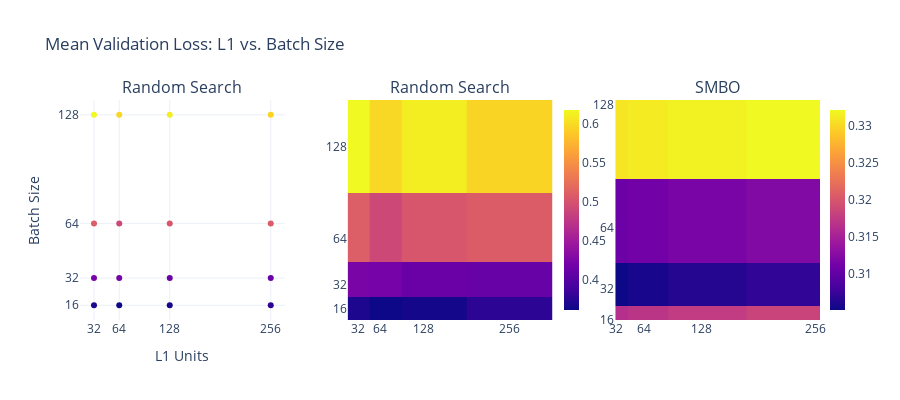

Notebook cell for this chart:
### Markdown cell above
<p style="color: #ff6900; font-weight: bold; font-size: 25px;">Units in Layer 1 vs. Batch Size</p>

- \# of _Units in Layer 1_ does have very little influence on results
- bigger _Batch Size_ with no other configuration changes requires more resources but does not help performance

### Code cell
# min = np.array(df_flat_e2['mean_val_loss']).min()
# max = np.array(df_flat_e2['mean_val_loss']).max()

fig = make_subplots(rows=1, cols=3, subplot_titles=["Random Search", "Random Search", "SMBO"], horizontal_spacing=0.085)

plot = go.Scatter(
    x=df_flat_e2['config.l1'], 
    y=df_flat_e2['config.batch_size'], 
    marker_color=df_flat_e2['mean_val_loss'], 
    mode='markers')
fig.add_trace(plot, row=1, col=1)

plot = go.Heatmap(
    z=[df_flat_e2[df_flat_e2['config.batch_size']==x]['mean_val_loss'].tolist() for x in df_flat_e2['config.batch_size'].unique()],
    x=df_flat_e2['config.l1'].unique(),
    y=df_flat_e2['config.batch_size'].unique(),
    #zsmooth='best',
    coloraxis='coloraxis'
)
fig.add_trace(plot, row=1, col=2)

def getHPIndex(name):
    map = [(i, x[0]) for i, x in enumerate(spotTuner_e8.print_importance(print_screen=False))]
    return [x[0] for x in map if x[1] == name][0]

# lower and upper
i = getHPIndex('l1')
j = getHPIndex('batch_size')
x = np.linspace(spotTuner_e8.lower[i], spotTuner_e8.upper[i], num=50)
y = np.linspace(spotTuner_e8.lower[j], spotTuner_e8.upper[j], num=50)
X, Y = meshgrid(x, y)
# Predict based on the optimized results
z0 = np.mean(np.array([spotTuner_e8.lower, spotTuner_e8.upper]), axis=0)
zz = array([spotTuner_e8.surrogate.predict(array([spotTuner_e8.chg(x, y, z0, i, j)])) for x, y in zip(ravel(X), ravel(Y))])
zs = zz[:, 0]
Z = zs.reshape(X.shape)
min_z = np.min(Z)
max_z = np.max(Z)
plot = go.Heatmap(
    z=Z,
    x=[2**val for val in x],
    y=[2**val for val in y],
    #zsmooth='best',
    coloraxis='coloraxis2'
)
fig.add_trace(plot, row=1, col=3)

fig.update_xaxes(
    title = 'L1 Units',
    tickmode = 'array',
    tickvals = df_flat_e2['config.l1'].unique(),
    row=1, col=1
)
fig.update_yaxes(
    title = 'Batch Size',
    tickmode = 'array',
    tickvals = df_flat_e2['config.batch_size'].unique(),
    row=1, col=1
)
fig.update_xaxes(
    tickmode = 'array',
    tickvals = df_flat_e2['config.l1'].unique(),
    row=1, col=2
)
fig.update_yaxes(
    tickmode = 'array',
    tickvals = df_flat_e2['config.batch_size'].unique(),
    row=1, col=2
)

fig.update_xaxes(
    tickmode = 'array',
    tickvals = df_flat_e2['config.l1'].unique(),
    row=1, col=3
)
fig.update_yaxes(
    tickmode = 'array',
    tickvals = df_flat_e2['config.batch_size'].unique(),
    row=1, col=3
)

fig.update_layout(coloraxis=dict(colorbar_x=0.64, colorbar_thickness=15),
                  coloraxis2=dict(colorbar_x=1, colorbar_thickness=15))

fig.update_layout(title='Mean Validation Loss: L1 vs. Batch Size', showlegend=False, width=900, height=400)
fig.show()

### Figure 1 — Plotly figure (JSON) as saved in the notebook; plotly's stock layout.template omitted (floating-point values rounded to 4 significant figures; data arrays with more than 128 entries replaced by an {"elided": "..."} marker saying what was removed)
{"data": [{"marker": {"color": [0.3689, 0.4234, 0.5096, 0.6176, 0.3611, 0.4206, 0.4904, 0.5968, 0.3645, 0.4127, 0.5024, 0.6112, 0.3771, 0.4103, 0.5081, 0.5951]}, "mode": "markers", "type": "scatter", "x": [32, 32, 32, 32, 64, 64, 64, 64, 128, 128, 128, 128, 256, 256, 256, 256], "xaxis": "x", "y": [16, 32, 64, 128, 16, 32, 64, 128, 16, 32, 64, 128, 16, 32, 64, 128], "yaxis": "y"}, {"coloraxis": "coloraxis", "type": "heatmap", "x": [32, 64, 128, 256], "xaxis": "x2", "y": [16, 32, 64, 128], "yaxis": "y2", "z": [[0.3689, 0.3611, 0.3645, 0.3771], [0.4234, 0.4206, 0.4127, 0.4103], [0.5096, 0.4904, 0.5024, 0.5081], [0.6176, 0.5968, 0.6112, 0.5951]]}, {"coloraxis": "coloraxis2", "type": "heatmap", "x": [32, 33.39, 34.83, 36.34, 37.92, 39.56, 41.28, 43.07, 44.94, 46.88, 48.92, 51.04, 53.25, 55.56, 57.97, 60.48, 63.1, 65.84, 68.69, 71.67, 74.78, 78.02, 81.4, 84.93, 88.61, 92.45, 96.46, 100.6, 105.0, 109.6, 114.3, 119.3, 124.4, 129.8, 135.5, 141.3, 147.4, 153.8, 160.5, 167.5, 174.7, 182.3, 190.2, 198.5, 207.1, 216.0, 225.4, 235.2, 245.4, 256], "xaxis": "x3", "y": [16, 16.69, 17.42, 18.17, 18.96, 19.78, 20.64, 21.53, 22.47, 23.44, 24.46, 25.52, 26.62, 27.78, 28.98, 30.24, 31.55, 32.92, 34.35, 35.83, 37.39, 39.01, 40.7, 42.46, 44.3, 46.23, 48.23, 50.32, 52.5, 54.78, 57.15, 59.63, 62.21, 64.91, 67.73, 70.66, 73.72, 76.92, 80.26, 83.73, 87.36, 91.15, 95.1, 99.23, 103.5, 108.0, 112.7, 117.6, 122.7, 128], "yaxis": "y3", "z": {"elided": "50x50 float values"}}], "layout": {"annotations": [{"font": {"size": 16}, "showarrow": false, "text": "Random Search", "x": 0.1383, "xanchor": "center", "xref": "paper", "y": 1, "yanchor": "bottom", "yref": "paper"}, {"font": {"size": 16}, "showarrow": false, "text": "Random Search", "x": 0.5, "xanchor": "center", "xref": "paper", "y": 1, "yanchor": "bottom", "yref": "paper"}, {"font": {"size": 16}, "showarrow": false, "text": "SMBO", "x": 0.8617, "xanchor": "center", "xref": "paper", "y": 1, "yanchor": "bottom", "yref": "paper"}], "coloraxis": {"colorbar": {"thickness": 15, "x": 0.64}}, "coloraxis2": {"colorbar": {"thickness": 15, "x": 1}}, "height": 400, "showlegend": false, "title": {"text": "Mean Validation Loss: L1 vs. Batch Size"}, "width": 900, "xaxis": {"anchor": "y", "domain": [0, 0.2767], "tickmode": "array", "tickvals": [32, 64, 128, 256], "title": {"text": "L1 Units"}}, "xaxis2": {"anchor": "y2", "domain": [0.3617, 0.6383], "tickmode": "array", "tickvals": [32, 64, 128, 256]}, "xaxis3": {"anchor": "y3", "domain": [0.7233, 1], "tickmode": "array", "tickvals": [32, 64, 128, 256]}, "yaxis": {"anchor": "x", "domain": [0, 1], "tickmode": "array", "tickvals": [16, 32, 64, 128], "title": {"text": "Batch Size"}}, "yaxis2": {"anchor": "x2", "domain": [0, 1], "tickmode": "array", "tickvals": [16, 32, 64, 128]}, "yaxis3": {"anchor": "x3", "domain": [0, 1], "tickmode": "array", "tickvals": [16, 32, 64, 128]}}}
